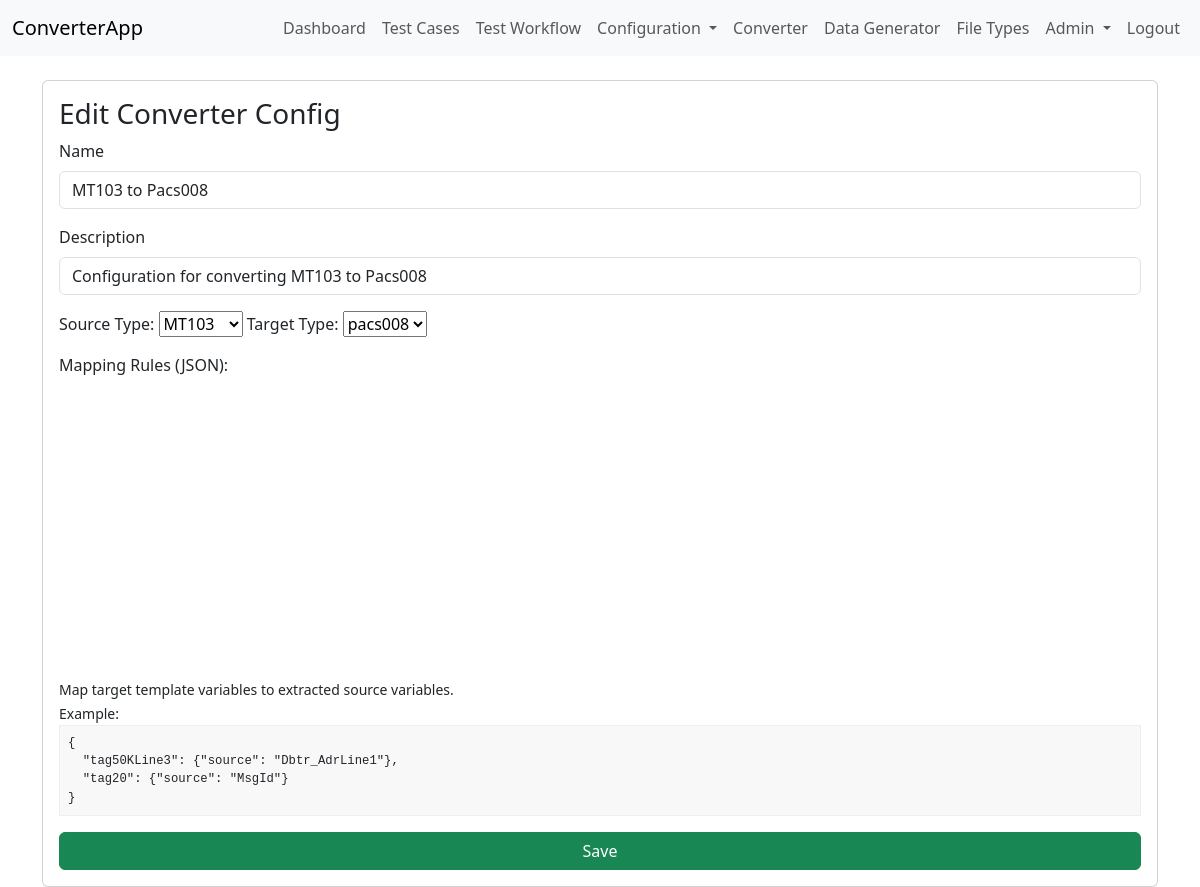
/config/converters/edit/1 (signed in), run on the app's committed database.
### app/models.py (models this page shows)
class ConverterConfig(db.Model):
    __tablename__ = 'converter_config'
    id = db.Column(db.Integer, primary_key=True)
    name = db.Column(db.String(128), nullable=False)
    description = db.Column(db.String(256))
    source_type = db.Column(db.String(64), nullable=False)
    target_type = db.Column(db.String(64), nullable=False)
    rules = db.Column(db.Text, nullable=False)
    schema = db.Column(db.Text, nullable=True)

### app/config/routes.py (the view, shortened to what this page needs)
@converters.route('/config/converters/edit/<int:config_id>', methods=['GET', 'POST'])
@login_required
@permission_required('config_manage')
def edit_converter(config_id):
    config = ConverterConfig.query.get_or_404(config_id)
    return render_template('converter_config_form.html', action='Edit', config=config)

### app/auth/routes.py (called while the page is built)
@login_manager.user_loader
def load_user(user_id):
    return User.query.get(int(user_id))

### app/testcases.py (called while the page is built)
def permission_required(permission_name):
    def decorator(f):
        @wraps(f)
        def decorated_function(*args, **kwargs):
            if not current_user.is_authenticated:
                abort(403)
            if not current_user.role or not any(p.name == permission_name for p in current_user.role.permissions):
                abort(403)
            return f(*args, **kwargs)
        return decorated_function
    return decorator

### app/templates/converter_config_form.html (shortened to what this page needs)
{% extends 'base.html' %}
{% block content %}
<div class="card">
    <div class="card-body">
        <h3>{{ action }} Converter Config</h3>
        <form method="POST" id="converterConfigForm" enctype="multipart/form-data">
            <div class="mb-3">
                <label class="form-label">Name</label>
                <input type="text" class="form-control" name="name" value="{{ config.name if config else '' }}" required />
            </div>
            <div class="mb-3">
                <label class="form-label">Description</label>
                <input type="text" class="form-control" name="description" value="{{ config.description if config else '' }}" />
            </div>
            <div class="mb-3">
                <label>Source Type:</label>
                <select id="sourceTypeSelect" name="source_type" data-initial="{{ config.source_type if config else '' }}"></select>
                <label>Target Type:</label>
                <select id="targetTypeSelect" name="target_type" data-initial="{{ config.target_type if config else '' }}"></select>
            </div>
            <div class="mb-3">
                <label for="rules">Mapping Rules (JSON):</label>
                <div id="jsoneditor_rules" style="height: 300px;"></div>
                <small>
                  Map target template variables to extracted source variables.<br>
                  Example:<br>
                  <pre style="background:#f8f8f8; border:1px solid #eee; padding:8px;">{
  "tag50KLine3": {"source": "Dbtr_AdrLine1"},
  "tag20": {"source": "MsgId"}
}</pre>
                </small>
            </div>
            <div class="d-grid">
                <button type="submit" class="btn btn-success">Save</button>
            </div>
        </form>
    </div>
</div>
<link href="https://cdn.jsdelivr.net/npm/jsoneditor@9.10.0/dist/jsoneditor.min.css" rel="stylesheet" type="text/css">
{% endblock %}

### data on the page
ConverterConfig: name "MT103 to Pacs008", description "Configuration for converting MT103 to Pacs008", source_type "MT103", target_type "pacs008"

### other printed values
{{ action }} "Edit"
